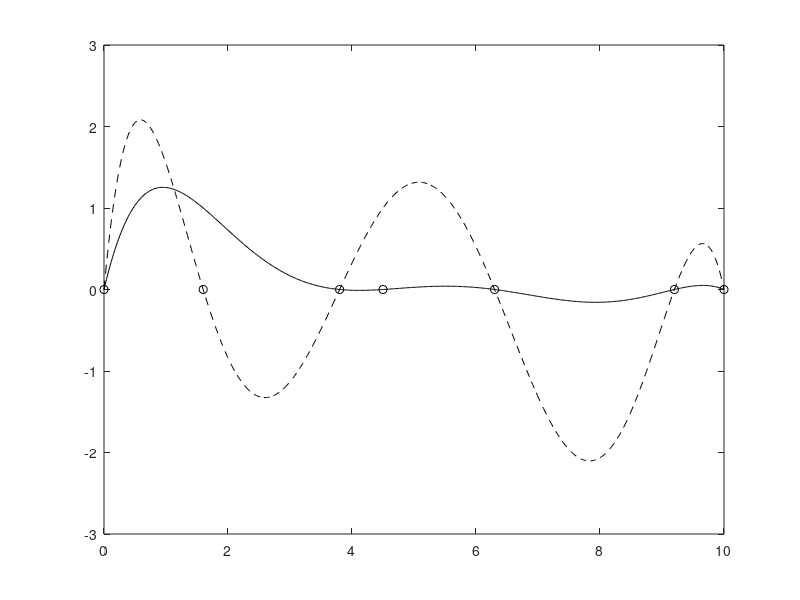

Reproduce this figure in MATLAB.
%function s51ex2

x = [0 1.6 3.8 4.5 6.3 9.2 10];
n = length(x) - 1;

t = linspace(0, 10, 2^9+1);

j=1; 
L61 = ones(size(t));
for k=0:n
    if k==j
        L61=L61;
    else
        L61 = L61.*(t - x(k+1))./(x(j+1) - x(k+1));
    end
end

j = 3;
L63 = ones(size(t));

for k=0:n
    if k==j
        L63=L63;
    else
        L63 = L63.*(t - x(k+1))./(x(j+1) - x(k+1));
    end
end


plot(t, L61, 'k', t, L63, '--k', x, zeros(size(x)),'ok')
